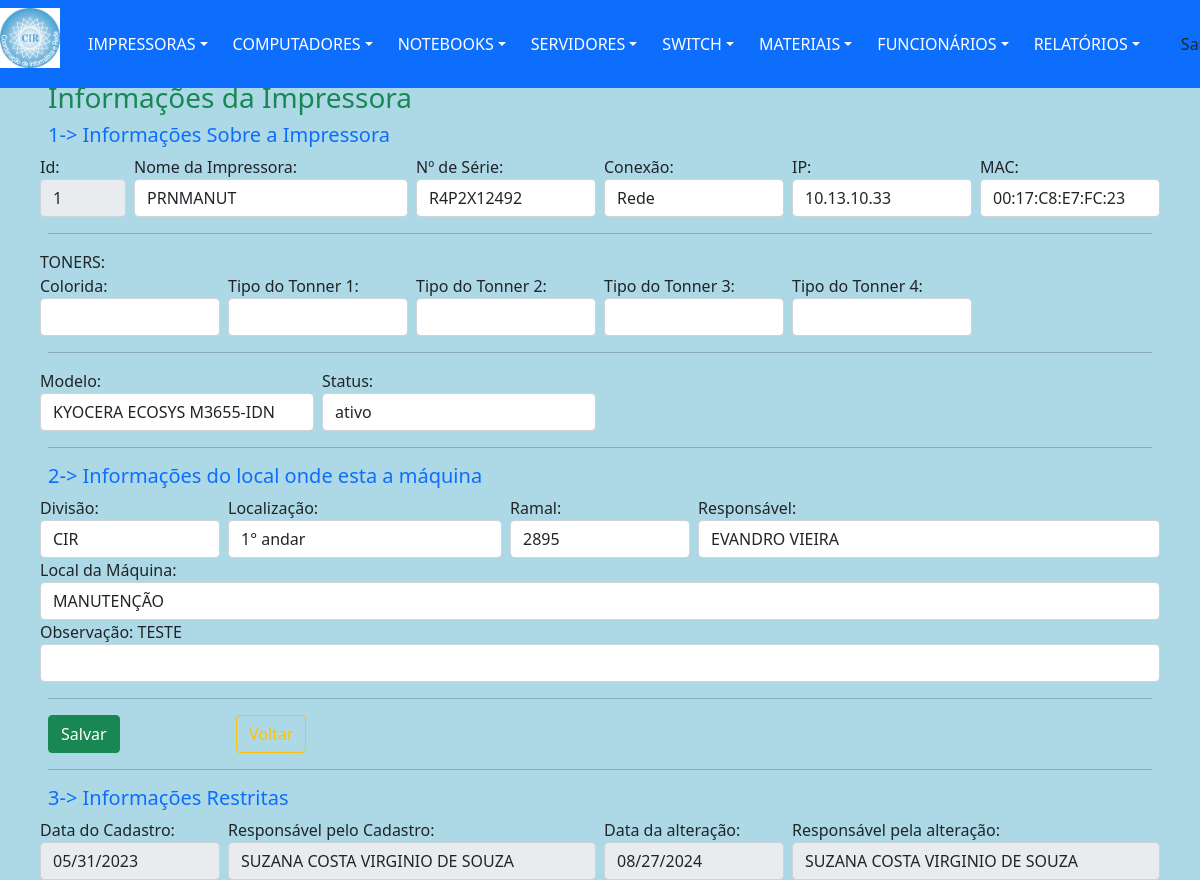
Before: /views/impressoraAlterar.php?action=1&id=1 (signed in) with the older database file.
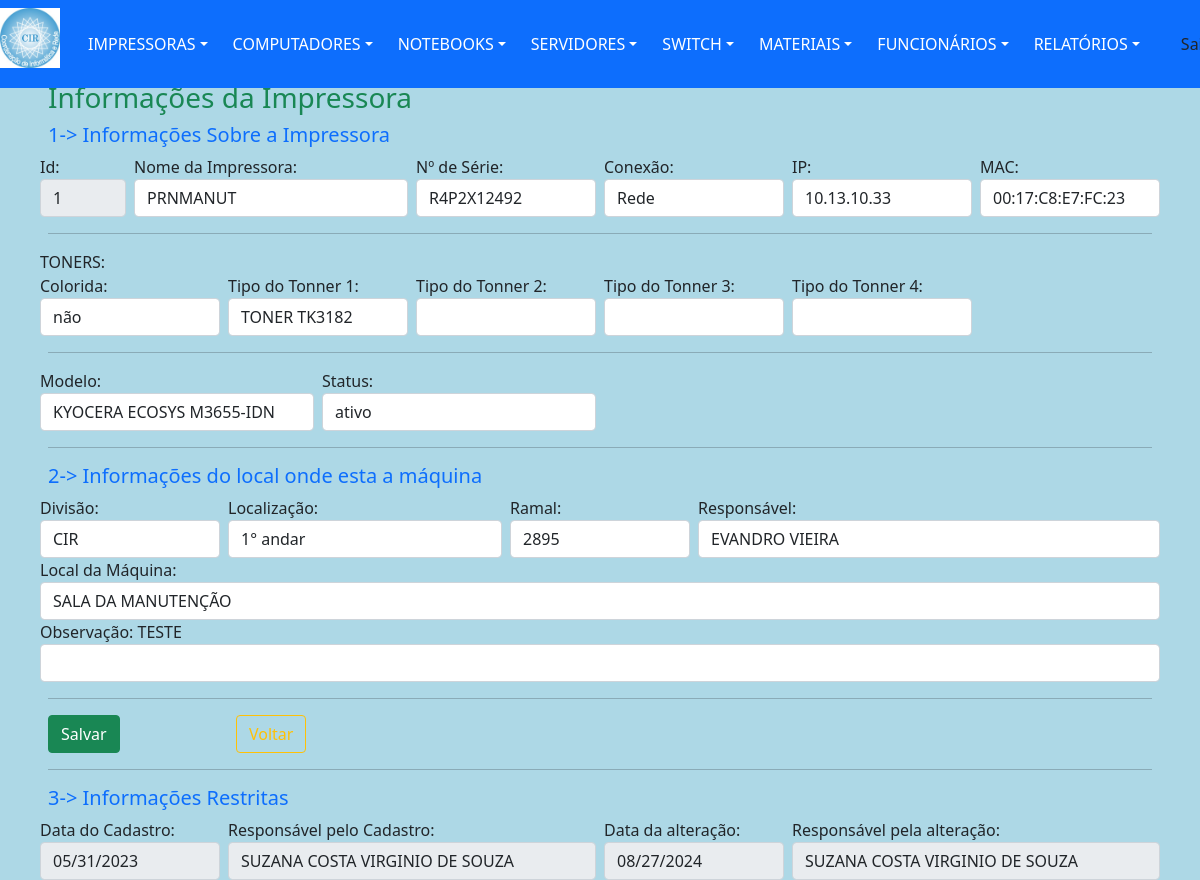
After: the same page with the newer database file.
### tables this page shows
CREATE TABLE `setor` (
  `idSetor` int(11) NOT NULL,
  `idDivisao` int(11) DEFAULT NULL,
  `localizacao` varchar(10) DEFAULT NULL,
  `ramal` varchar(20) DEFAULT NULL,
  `respSetor` varchar(30) DEFAULT NULL,
  `nomeLocal` varchar(150) DEFAULT NULL
);

CREATE TABLE `impressoras` (
  `idImpressora` int(11) NOT NULL,
  `nomeImpressora` varchar(20) DEFAULT NULL,
  `numSerie` varchar(50) DEFAULT NULL,
  `ipImpressora` varchar(15) DEFAULT NULL,
  `macImpressora` varchar(20) DEFAULT NULL,
  `tipoToner` varchar(255) DEFAULT NULL,
  `colorida` varchar(3) DEFAULT NULL,
  `statusImpressora` varchar(7) DEFAULT NULL,
  `conexaoImp` varchar(5) DEFAULT 'Rede',
  `modeloImpressora` int(11) DEFAULT NULL,
  `dataCadastro` date DEFAULT NULL,
  `respCadastro` varchar(30) DEFAULT NULL,
  `dataAltCadastro` date DEFAULT NULL,
  `respAltCadastro` varchar(30) DEFAULT NULL,
  `obsImpressora` varchar(255) DEFAULT NULL,
  `idFuncionario` int(11) DEFAULT NULL,
  `idSetor` int(11) DEFAULT NULL
);

CREATE TABLE `divisao` (
  `idDivisao` int(11) NOT NULL,
  `divisao` varchar(10) DEFAULT NULL
);

### dao/DAO-controleCir.php (called while the page is built, shortened)
<?php
	class ControleCirDAO
		{
            public function ListarOpcao($nomeTabela, $tipoOpcao, $valorOpcao)
                {
                    $conn = Database::connect();
                    $conn->exec('SET CHARACTER SET utf8');
                    $sql = "SELECT * FROM $nomeTabela WHERE $tipoOpcao LIKE '$valorOpcao' ";
                    try
                        {
                            $listar = $conn->query($sql);
                            $buscar = $listar->fetchAll(PDO::FETCH_OBJ);
                            $numRows = $listar->rowCount();
                        }
                    catch (PDOException $exc)
                        {
                            $buscar = $exc->getTraceAsString();
                        }
                    return $buscar;
                }
            public function Verificar($nomeTabela, $opcao1, $valor1)
                {
                    $conn = Database::connect();
                    $conn->exec('SET CHARACTER SET utf8');
                    $sql = "SELECT * FROM $nomeTabela WHERE $opcao1 = '$valor1' ";
                    try
                        {
                            $listar = $conn->query($sql);
                            $buscar = $listar->fetchAll(PDO::FETCH_OBJ);
                            $numRows = $listar->rowCount();
                        }
                    catch (PDOException $exc)
                        {
                            $buscar = $exc->getTraceAsString();
                        }
                    return $buscar;
                }
            public function Buscalocal($idSetor)
                {
                    $conn = Database::connect();
                    $conn->exec('SET CHARACTER SET utf8');
                    $sql = "SELECT * FROM setor s, divisao d
                    WHERE s.idSetor = '$idSetor'
                    AND s.idDivisao = d.idDivisao";
                     try
                        {
                            $listar = $conn->query($sql);
                            $buscar = $listar->fetchAll(PDO::FETCH_OBJ);
                        }
                    catch (PDOException $exc)
                        {
                            $buscar = $exc->getTraceAsString();
                        }
                    return $buscar;
                }
        }
?>

### controllers/impressoraBuscar.php (called while the page is built, shortened)
<?php
	include "../dao/DAO-controleCir.php";
    $idImpressora =  $_GET['id'];
    $nomeTabela = "impressoras";
    $opcao1 = "idImpressora";
    $valor1 = $idImpressora;
	$impAltDAO = new ControleCirDAO();
	foreach($impAltDAO->Verificar($nomeTabela, $opcao1, $valor1) as $imp)
		{
			$idImpressora = $imp->idImpressora;
			$nomeImpressora = $imp->nomeImpressora;
			$numSerie = $imp->numSerie;
            $ipImpressora = $imp->ipImpressora;
			$macImpressora = $imp->macImpressora;
			$tipoToner = $imp->tipoToner;
			$tipoToner = unserialize($tipoToner);
			$colorida = $imp->colorida;
			$statusImpressora = $imp->statusImpressora;
			$conexaoImp = $imp->conexaoImp;
			$dataCadastroA = $imp->dataCadastro;
			$respCadastro = $imp->respCadastro;
			$obsImpressora = $imp->obsImpressora;
            $idSetor = $imp->idSetor;
			$setorDAO = new ControleCirDAO();
			foreach($setorDAO->Buscalocal($idSetor) as $Setor)
				{
					$divisao1 = $Setor->divisao;
					$idDivisao1 = $Setor->idDivisao;
					$localizacao1 = $Setor->localizacao;
					$nomeLocal1 = $Setor->nomeLocal;
					$ramal1 = $Setor->ramal;
					$respSetComp1 = $Setor->respSetor;
				}
		}
?>

### views/impressoraAlterar.php (the view, shortened to what the changed rows need)
<?php
include "../template/menuPrincipal.php";
require_once '../controllers/impressoraBuscar.php';
?>
        <nav class="navbar navbar-dark" >
            <div class="line col-md-12 p-5 position-absolute start-5 top-0 bottom-50 end-250">
                <form name="cadastro" id="cadastro" method="post" action="../controllers/impressoraUpdate.php">
                    <fieldset>
                        <div class="row">
                            <div class="col px-md-1 col-md-1">
                                <label for="inputSuccess" class="control-label">Id:</label>
                                <input type="text" class="form-control" value="<?= $idImpressora;
                                                                                $_SESSION['idImpressora'] = $idImpressora; ?>" disabled>
                            </div>
                            <div class="col px-md-1  col-md-3">
                                <label for="inputSuccess" class="control-label">Nome da Impressora:</label>
                                <input type="text" class="form-control" value="<?= $nomeImpressora;
                                                                                $_SESSION['antNomeImp'] = $nomeImpressora; ?>" name="nomeImpressora" id="nomeImpressora">
                            </div>
                            <div class="col px-md-1 col-md-2">
                                <label for="inputSuccess" class="control-label">Nº de Série: </label>
                                <input type="text" class="form-control" value="<?= $numSerie;
                                                                                $_SESSION['antNumSerie'] = $numSerie ?>" name="numSerie" id="numSerie">
                            </div>
                            <div class="col px-md-1 col-md-2">
                                <div class="custom-control custom-radio">
                                    <label for="inputSuccess" class="control-label">Conexão:</label>
                                    <select class="form-control" name="conexaoImp" id="conexaoImp" onchange="verifica(this.value)">
                                        <option value="<?php echo $conexaoImp; $_SESSION['antConexaoImp'] = $conexaoImp ?>"><?php echo $conexaoImp; ?></option>
                                    </select>
                                </div>
                            </div>
                            <div class="col px-md-1 col-md-2">
                                <label for="inputSuccess" class="control-label">IP: </label>
                                <input type="text" class="form-control" value="<?= $ipImpressora;
                                                                            $_SESSION['antNumIp'] = $ipImpressora ?>" id = "ipImpressora" name="ipImpressora" pattern="((^|\.)((25[0-5])|(2[0-4]\d)|(1\d\d)|([1-9]?\d))){4}$" placeholder="000.000.000.000" oninvalid="setCustomValidity('Endereco ip invalido!')" onchange="try{setCustomValidity('')}catch(e){}" disabled>
                            </div>
                            <div class="col px-md-1 col-md-2">
                                <label for="inputSuccess" class="control-label">MAC:</label>
                                <input type="text" class="form-control" value="<?= $macImpressora;
                                                                                $_SESSION['antNumMac'] = $macImpressora ?>" name="numMac" id="numMac" maxlength="17" OnKeyPress="formatar('##:##:##:##:##:##', this)" pattern="([a-fA-F0-9]{2}[:]){5}([a-fA-F0-9]{2})$" oninvalid="setCustomValidity('Numero Mac inválido!')" onchange="try{setCustomValidity('')}catch(e){}">
                            </div>
                        </div>
                                <?php
                                    $t = sizeof($tipoToner);
                                    $nomeTabela = "material";
                                    $tipoOpcao = "idMaterial";
                                    for ($i = 0; $i < $t; $i++)
                                        {
                                            $idTp = $tipoToner[$i];
                                            $tipoTonerBdDAO = new ControleCirDAO();
                                            foreach ($tipoTonerBdDAO->ListarOpcao($nomeTabela, $tipoOpcao, $idTp)as $resp)
                                                {
                                                    $x = $i + 1;
                                                    $tp[$x] = $descricao = $resp->descricao;
                                                }
                                        }
                                ?>
                        <div class="row">
                             <div class="col px-md-1 col-md-2">
                                <label for="inputSuccess" class="control-label">Colorida:</label> <br>
                                <select class="form-control" id="colorida" name="colorida">
                                    <option value="<?php echo $colorida; $_SESSION['antColorida'] = $colorida ?>"><?php echo $colorida; ?></option>
                                    <option value=""></option>
                                </select>
                            </div>
                            <div class="col px-md-1 col-md-2">
                                <label class="control-label">Tipo do Tonner 1:</label>
                                <select class="form-control" name="tonner1">
                                    <option value="<?php echo $tipoToner[0]; $_SESSION['antToner1'] = $tipoToner[0] ?>"><?php echo $tp[1]; ?></option>
                                    <option value=""></option>
                                    <?php
                                        include_once "../dao/DAO-controleCir.php";
                                                ?>
                                </select>
                            </div>
                                    <?php
                                        include_once "../dao/DAO-controleCir.php";
                                                ?>
                                    <?php
                                        include_once "../dao/DAO-controleCir.php";
                                                ?>
                                    <?php
                                        include_once "../dao/DAO-controleCir.php";
                                                ?>
                        </div>
                        <div class="row">
                                    <?php
                                    include_once "../dao/DAO-controleCir.php";
                                    $nomeTabela = "modeloImpressora";
                                    $tipoOpcao = "statusModelo";
                                    $valorOpcao = "ativo";
                                    ?>
                            <div class="col px-md-1 col-md-3">
                                <div class="custom-control custom-radio">
                                    <label for="inputSuccess" class="control-label">Status:</label>
                                    <select class="form-control" id="status" name="status">
                                        <option value="<?php echo $statusImpressora; $_SESSION['antStatusImp'] = $statusImpressora ?>"><?php echo $statusImpressora; ?></option>
                                    </select>
                                </div>
                            </div>
                        </div>
                        <div class="row">
                            <div class="col px-md-1 col-md-2">
                                <label for="inputSuccess" class="control-label">Divisão:</label>
                                <select class="form-control" id="divisao" name="divisao">
                                    <option value="<?php echo $idDivisao1;
                                                    $_SESSION['antDivisao'] = $idDivisao1; ?>"> <?php echo $divisao1; ?></option>
                                    <?php
                                    include_once "../dao/DAO-controleCir.php";
                                    ?>
                                </select>
                            </div>
                            <div class="col px-md-1 col-md-3">
                                <label for="inputSuccess" class="control-label">Localização:</label>
                                <select class="form-control" id="local" name="local">
                                    <option><?= $localizacao1;
                                            $_SESSION['antLocalizacao'] = $localizacao1 ?></option>
                                </select>
                            </div>
                            <div class="col px-md-1 col-md-2">
                                <label for="inputSuccess" class="control-label">Ramal: </label>
                                <input type="text" class="form-control" value="<?= $ramal1;
                                                                                $_SESSION['antRamal'] = $ramal1 ?>" name="ramal" pattern="[0-9]{4}+$" oninvalid="setCustomValidity('Somente Numeros!')" onchange="try{setCustomValidity('')}catch(e){}" placeholder="0000" maxlength="4">
                            </div>
                            <div class="col px-md-1 col-md-5">
                                <label for="inputSuccess" class="control-label">Responsável: </label>
                                <input type="text" class="form-control" value="<?= $respSetComp1;
                                                                                $_SESSION['antRespSetComp'] = $respSetComp1 ?>" name="respSetComp">
                            </div>
                        </div>
                        <div class="row">
                            <div class="col px-md-1 col-md-12">
                                <label for="inputSuccess" class="control-label">Local da Máquina: </label>
                                <input type="text" class="form-control" value="<?= $nomeLocal1;
                                                                                $_SESSION['antNomeLocal'] = $nomeLocal1 ?>" name="nomeLocal" id="nomeLocal" class="typeahead" />
                            </div>
                        </div>
                        <div class="row">
                            <div class="col px-md-1 col-md-12">
                                <label for="inputSuccess" class="control-label">Observação: <?= $obsImpressora;
                                                                                            $_SESSION['antObsImp'] = $obsImpressora ?></label>
                                <input type="text" class="form-control" name="ObsImp" required>
                            </div>
                        </div>
                        <div class="row">
                            <div class="col px-md-1 col-md-2">
                                <label for="inputSuccess" class="control-label">Data do Cadastro:</label>
                                <input type="date" class="form-control" value="<?= $dataCadastroA;
                                                                                $_SESSION['datacadastro'] = $dataCadastroA ?>" disabled>
                            </div>
                            <div class="col px-md-1 col-md-4">
                                <label for="inputSuccess" class="control-label">Responsável pelo Cadastro:</label>
                                <input type="text" class="form-control" value="<?= $respCadastro;
                                                                                $_SESSION['respCadastro'] = $respCadastro ?>" disabled>
                            </div>
                        </div>
                    </fieldset>
                </form>
            </div>
        </nav>
    </body>
</html>

Changed rows visible on the page:
changed impressoras "TESTE": colorida (not shown) → "não"
changed setor "1° andar": nomeLocal "MANUTENÇÃO" → "SALA DA MANUTENÇÃO"
Other visible differences:
form field tonner1: (not shown) → "TONER TK3182"
